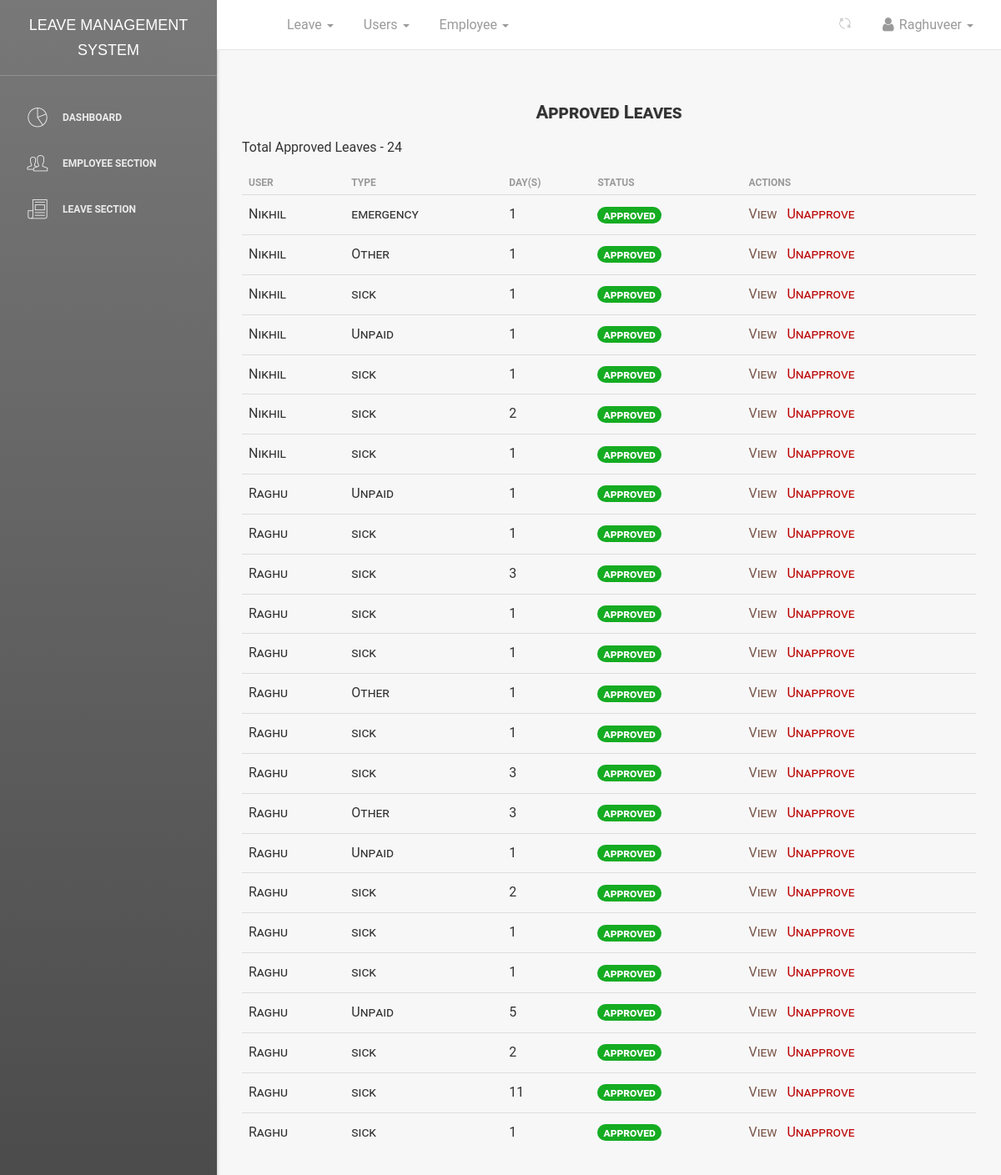
Page /dashboard/leaves/approved/all/ (signed in) on the committed database.
### leave/models.py (models this page shows, shortened)
class Leave(models.Model):
    user = models.ForeignKey(User, on_delete=models.CASCADE, default=1)
    startdate = models.DateField(verbose_name=_('Start Date'), help_text='leave start date is on ..', null=True,
                                 blank=False)
    enddate = models.DateField(verbose_name=_('End Date'), help_text='coming back on ...', null=True, blank=False)
    leavetype = models.CharField(choices=LEAVE_TYPE, max_length=25, default=SICK, null=True, blank=False)
    reason = models.CharField(verbose_name=_('Reason for Leave'), max_length=255,
                              help_text='add additional information for leave', null=True, blank=True)
    status = models.CharField(max_length=12, default='pending')  # pending,approved,rejected,cancelled
    is_approved = models.BooleanField(default=False)  # hide
    updated = models.DateTimeField(auto_now=True, auto_now_add=False)
    created = models.DateTimeField(auto_now=False, auto_now_add=True)
    objects = LeaveManager()
    Tempdays = 0
    date_of_approved_leave = 0
    class Meta:
        verbose_name = _('Leave')
        verbose_name_plural = _('Leaves')
        ordering = ['-created']  # recent objects
    def businessDays(self, startdate, enddate):
        from datetime import datetime, timedelta
        test_date1, test_date2 = startdate, enddate
        dates = (test_date1 + timedelta(idx + 1)
                 for idx in range((test_date2 - test_date1).days))
        res = sum(1 for day in dates if day.weekday() < 5)
        holiday_list = [
            (12, 25),  # Christmas
            (1, 1)  # New Year
        ]
        for month, day in holiday_list:
            if (startdate.month == month and startdate.day <= day) or (enddate.month == month and enddate.day >= day):
                res -= 1
        return res
    @property
    def leave_days(self):
        days_count = ''
        startdate = self.startdate
        enddate = self.enddate
        if startdate > enddate:
            return
        dates = (enddate - startdate)
        Leave.Tempdays = dates.days
        print("leaves applied", Leave.Tempdays)
        busineesDay = self.businessDays(startdate, enddate)
        print("busineesDay : ", busineesDay)
        Leave.Tempdays = busineesDay
        Leave.date_of_approved_leave = self.created
        return busineesDay

### dashboard/views.py (the view)
# urls.py: path('leaves/approved/all/', views.leaves_approved_list, name='approvedleaveslist'),
def leaves_approved_list(request):
    if not request.user.is_superuser:
        return redirect('/')
    department_id = None
    if request.user.username == "Raghuveer":
        department_id = 3
    elif request.user.username == "Akhil":
        department_id = 4
    elif request.user.username == "Vasu":
        department_id = 2
    if department_id:
        leaves = Leave.objects.all_approved_leaves().filter(user__employee__department_id=department_id)
    return render(request, 'dashboard/leaves_approved.html', {'leave_list': leaves, 'title': 'approved leave list'})

### leave/manager.py (called while the page is built)
    def all_approved_leaves(self):
        return super().get_queryset().filter(status='approved')

### templates/dashboard/leaves_approved.html (shortened to what this page needs)
{% extends '_layout.html' %}
{% block navheader %}
{% include 'includes/navheader_employee_app.html' %}
{% endblock %}
{% block content %}
<section class="content">
    <section class="container-fluid">
        <section class="row">
            <section class="col col-sm-12 offset-sm-2">
                <div class="table-responsive table-shadow">
                    <div class="text-center table-description">
                        <h4 class="title-h3" style="text-shadow: 1px 0px rgba(0,0,0,0.11)">Approved Leaves</h4>
                    </div>
                    <section class="total-leaves-count">
                        {% if leave_list %}
                        <p>Total Approved Leaves - <span>{{ leave_list.count }}</span></p>
                        {% endif %}
                    </section>
                    <table class="table">
                        <thead>
                        <tr>
                            <th scope="col"><b>User</b></th>
                            <th scope="col"><b>Type</b></th>
                            <th scope="col"><b>Day(s)</b></th>
                            <th scope="col"><b>Status</b></th>
                            <th scope="col"><b>Actions</b></th>
                        </tr>
                        </thead>
                        <tbody>
                        {% for leave in leave_list %}
                        <tr>
                            <td>{{ leave.user }}</td>
                            <td>{{ leave.leavetype}}</td>
                            <td>{{ leave.leave_days }}</td>
                            <td><span class="badge badge-success"
                                      style="background-color:rgb(21, 172, 34); font-size: 14px;">{{ leave.status }}</span>
                            </td>
                            <td>
                                <a href="{% url 'dashboard:userleaveview' leave.id %}" style="color: #795548;">
                                    <span>View &nbsp;</span>
                                </a>
                                <a href="{% url 'dashboard:userleaveunapprove' leave.id %}" style="color:#bd0404;">
                                    <span>Unapprove</span>
                                </a>
                            </td>
                        </tr>
                        {% endfor %}
                        </tbody>
                    </table>
                </div>
            </section>
        </section>
    </section>
</section>
{% endblock %}

### templates/includes/navheader_employee_app.html (shortened to what this page needs)
{% load static %}
<nav class="navbar navbar-default navbar-fixed shadow">
    <div class="container-fluid">
        <div class="collapse navbar-collapse">
            <ul class="nav navbar-nav navbar-left">
                <li>
                    <a href="" class="dropdown-toggle" data-toggle="dropdown">
                    </a>
                </li>
                <li class="dropdown">
                    <a href="" class="dropdown-toggle" data-toggle="dropdown">
                        <p>
                            Leave
                            <b class="caret"></b>
                        </p>
                    </a>
                </li>
                {% if request.user.is_superuser %}
                <li class="dropdown">
                    <a href="" class="dropdown-toggle" data-toggle="dropdown">
                        <p>
                            Users
                            <b class="caret"></b>
                        </p>
                    </a>
                </li>
                {% endif %}
                {% if request.user.is_superuser %}
                <li class="dropdown">
                    <a href="" class="dropdown-toggle" data-toggle="dropdown">
                        <p>
                            Employee
                            <b class="caret"></b>
                        </p>
                    </a>
                </li>
                {% endif %}
            </ul>
            <ul class="nav navbar-nav navbar-right">
                <li class="dropdown">
                    <a href="" class="dropdown-toggle refresh-page" data-toggle="dropdown" title="Refresh Current Page">
                        <i class="pe-7s-refresh-2"></i>
                    </a>
                </li>
                <li class="dropdown">
                    <a href="" class="dropdown-toggle" data-toggle="dropdown">
                        <p>
                            <i class="fa fa-user"></i> {{ request.user}}
                            <b class="caret"></b>
                        </p>
                    </a>
                </li>
            </ul>
        </div>
    </div>
</nav>

### rows in the picture
Leave: user "Nikhil", leavetype "emergency", leave_days "1", status "approved"
Leave: user "Nikhil", leavetype "Other", leave_days "1", status "approved"
Leave: user "Nikhil", leavetype "sick", leave_days "1", status "approved"
Leave: user "Nikhil", leavetype "Unpaid", leave_days "1", status "approved"
Leave: user "Nikhil", leavetype "sick", leave_days "1", status "approved"
Leave: user "Nikhil", leavetype "sick", leave_days "2", status "approved"
Leave: user "Nikhil", leavetype "sick", leave_days "1", status "approved"
Leave: user "Raghu", leavetype "Unpaid", leave_days "1", status "approved"
Leave: user "Raghu", leavetype "sick", leave_days "1", status "approved"
Leave: user "Raghu", leavetype "sick", leave_days "3", status "approved"
Leave: user "Raghu", leavetype "sick", leave_days "1", status "approved"
Leave: user "Raghu", leavetype "sick", leave_days "1", status "approved"
Leave: user "Raghu", leavetype "Other", leave_days "1", status "approved"
Leave: user "Raghu", leavetype "sick", leave_days "1", status "approved"
Leave: user "Raghu", leavetype "sick", leave_days "3", status "approved"
Leave: user "Raghu", leavetype "Other", leave_days "3", status "approved"
Leave: user "Raghu", leavetype "Unpaid", leave_days "1", status "approved"
Leave: user "Raghu", leavetype "sick", leave_days "2", status "approved"
Leave: user "Raghu", leavetype "sick", leave_days "1", status "approved"
Leave: user "Raghu", leavetype "sick", leave_days "1", status "approved"
Leave: user "Raghu", leavetype "Unpaid", leave_days "5", status "approved"
Leave: user "Raghu", leavetype "sick", leave_days "2", status "approved"
Leave: user "Raghu", leavetype "sick", leave_days "11", status "approved"
Leave: user "Raghu", leavetype "sick", leave_days "1", status "approved"

### other values in the picture
{{ request.user }} "Raghuveer"
{{ leave_list.count }} "24"
